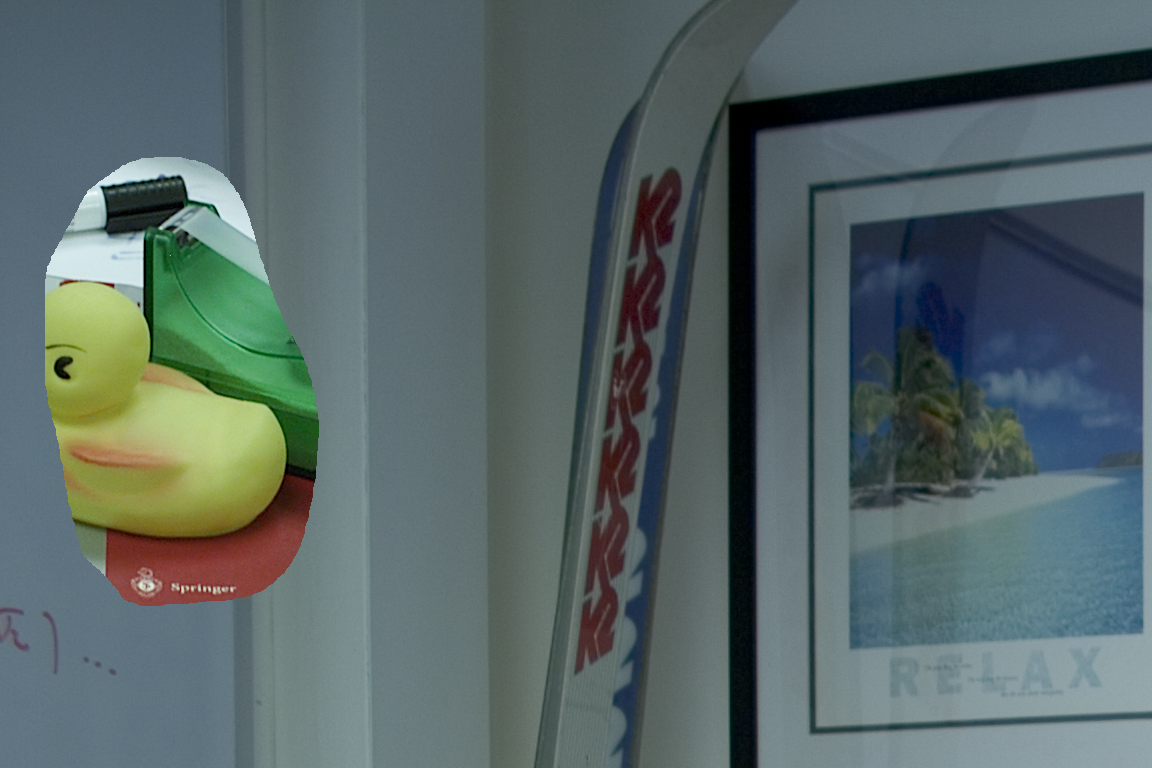
%> input picture matlab_toolbox/Algorithms/NOI2/demo.tif, 1152 x 768 px
$ octave demo.m   (GNU Octave 9; MATLAB toolbox functions it lacks are replaced by stand-ins)
%> lines starting %> are read from the running program, lines starting %| are printed output that depends on the picture; in (x1, y1, x2, y2) boxes, pixels count from 0 and x2, y2 are one past the last pixel; in counts of white or black regions, pixels touching at a corner belong together; the program's own positions count from 1
### matlab_toolbox/Util/CleanUpImage.m
function [ im_out ] = CleanUpImage( filename )
%> called with filename = 'demo.tif'
% This function serves as a replacement for imread(), covering many extreme
% cases that occasionally appear in real-world datasets. This includes images
% with other than three channels and uint16 images. These images are all
% converted to 3-channel uint8 images.

im=imread(filename);
%> im is the input picture: size 768x1152x3 uint8; mean R, G, B 88, 103.2, 103.1

if numel(size(im))>3
    im=im(:,:,:,1,1,1,1);
end

dots=strfind(filename,'.');
extension=filename(dots(end):end);

if strcmpi(extension,'.gif') && size(im,3)<3
    [im_gif,gif_map] =imread(filename);
    im_gif=im_gif(:,:,:,1);
    im=uint8(ind2rgb(im_gif,gif_map)*255);
end

if size(im,3)<3
    im(:,:,2)=im(:,:,1);
    im(:,:,3)=im(:,:,1);
end


if size(im,3)>3
    im=im(:,:,1:3);
end

if isa(im,'uint16')
    im=uint8(floor(double(im)/256));
end

im_out=im;

end

### matlab_toolbox/Algorithms/NOI2/GetNoiseMaps_hdd.m
function estV = GetNoiseMaps_hdd( im, filter_type, filter_size, block_rad )
%> called with filter_type = 'rand', filter_size = 4, block_rad = 8
    % Markos Zampoglou: This a variant version of the code, which calls
    % localNoiVarEstimate_hdd, a version in which intermediate data are
    % stored on disk

    im=double(rgb2ycbcr(im));
%> im: size 768x1152x3 double; mean of channels 1, 2, 3 100.7, 130.2, 121.3
    im=im(:,:,1);
%> im: size 768x1152 double

    flt = ones(filter_size,1);
    flt = flt*flt'/filter_size^2;
    noiIm = conv2(im,flt,'same');

    estV_tmp = localNoiVarEstimate_hdd(noiIm, filter_type, filter_size, block_rad);
    estV = imresize(single(estV_tmp),round(size(estV_tmp)/4),'method','box');

    estV(estV<=0.001)=single(mean(mean(mean(estV))));
end

### matlab_toolbox/Algorithms/NOI2/rnd2mtx.m
function [mtx] = rnd2mtx(n)
%> called with n = 4
% DCT2MTX: generating matrices corresponding to random orthnormal transform.
%
% [mtx] = rnd2mtx(N)
%
% input arguments:
%	N: size of 2D random basis (N x N)
%
% output arguments:
%	mtx: 3D matrices of dimension (NxNxN^2)
%       mtx(:,:,k) is the kth 2D DCT basis of support size N x N
%
% Xunyu Pan, Xing Zhang, Siwei Lyu -- 07/26/2012

% code from MATLAB dctmtx function
X = randn(n);
X = X - repmat(mean(X),n,1);
X = X./repmat(sqrt(sum(X.^2)),n,1);

mtx = zeros(n,n,n*n);
k = 1;
for i = 1:n
	for j = 1:n
		mtx(:,:,k) = X(:,i)*X(:,j)';
		k = k+1;
	end
end

return

### matlab_toolbox/Algorithms/NOI2/localNoiVarEstimate_hdd.m
function [V] = localNoiVarEstimate_hdd(noi,ft,fz,br)
    % Markos Zampoglou: this is a variant of the original
    % localNoiVarEstimate.m, aimed to be more memory-efficient. The
    % original has been renamed to localNoiVarEstimate_ram
    %
    % localNoiVarEstimate: local noise variance estimation using kurtosis
    %
    % [estVar] = localNoiVarEstimate(noisyIm,filter_type,filter_size,block_size)
    %
    % input arguments:
    %	noisyIm: input noisy image
    %	filter_type: the type of band-pass filter used
    %        supported types, "dct", "haar", "rand"
    %   filter_size: the size of the support of the filter
    %   block_rad: the size of the local blocks
    % output arguments:
    %	estVar: estimated local noise variance
    %
    % reference:
    %   X.Pan, X.Zhang and S.Lyu, Exposing Image Splicing with
    %   Inconsistent Local Noise Variances, IEEE International
    %   Conference on Computational Photography, Seattle, WA, 2012
    %
    % disclaimer:
    %	Please refer to the ReadMe.txt
    %
    % Xunyu Pan, Xing Zhang and Siwei Lyu -- 07/26/2012

    switch ft
        case 'dct',
            fltrs = dct2mtx(fz,'snake');
        case 'haar',
            fltrs = haar2mtx(fz);
        case 'rand',
            fltrs = rnd2mtx(fz);
        otherwise,
            error('unknown filter');
    end

    % decompose into channels
    ch = zeros([size(noi),fz*fz-1],'single');
    for k = 2:(fz*fz)
        ch(:,:,k-1) = conv2(noi,fltrs(:,:,k),'same');
    end

    % collect raw moments
    blksz = (2*br+1)*(2*br+1);
    mu1 = block_avg(ch,br,'mi');
    save([pwd filesep 'mu1.mat'],'mu1');
    clear mu1
    mu2 = block_avg(ch.^2,br,'mi');
    save([pwd filesep 'mu2.mat'],'mu2');
    clear mu2
    mu3 = block_avg(ch.^3,br,'mi');
    save([pwd filesep 'mu3.mat'],'mu3');
    mu4 = block_avg(ch.^4,br,'mi');

    load([pwd filesep 'mu3.mat']);
    load([pwd filesep 'mu1.mat']);
    if ~exist([pwd filesep 'mu3.mat'])
        disp('Missing 3')
        pause;
    end
    delete([pwd filesep 'mu1.mat']);
    delete([pwd filesep 'mu3.mat']);

    % [7 lines of commented-out code are left out]

    Factor34=mu4 - 4*mu1.*mu3;
    clear('mu4','mu3');

    load([pwd filesep 'mu2.mat']);
    delete([pwd filesep 'mu2.mat']);

    noiV = mu2 - mu1.^2;
    noiK = (Factor34 + 6*mu1.^2.*mu2 - 3*mu1.^4)./(noiV.^2)-3;
    noiK = max(0,noiK);


    % [5 lines of commented-out code are left out]

    a = mean(sqrt(noiK),3);
    b = mean(1./noiV,3);
    c = mean(1./noiV.^2,3);
    d = mean(sqrt(noiK)./noiV,3);
    e = mean(noiV,3);

    sqrtK = (a.*c - b.*d)./(c-b.*b);
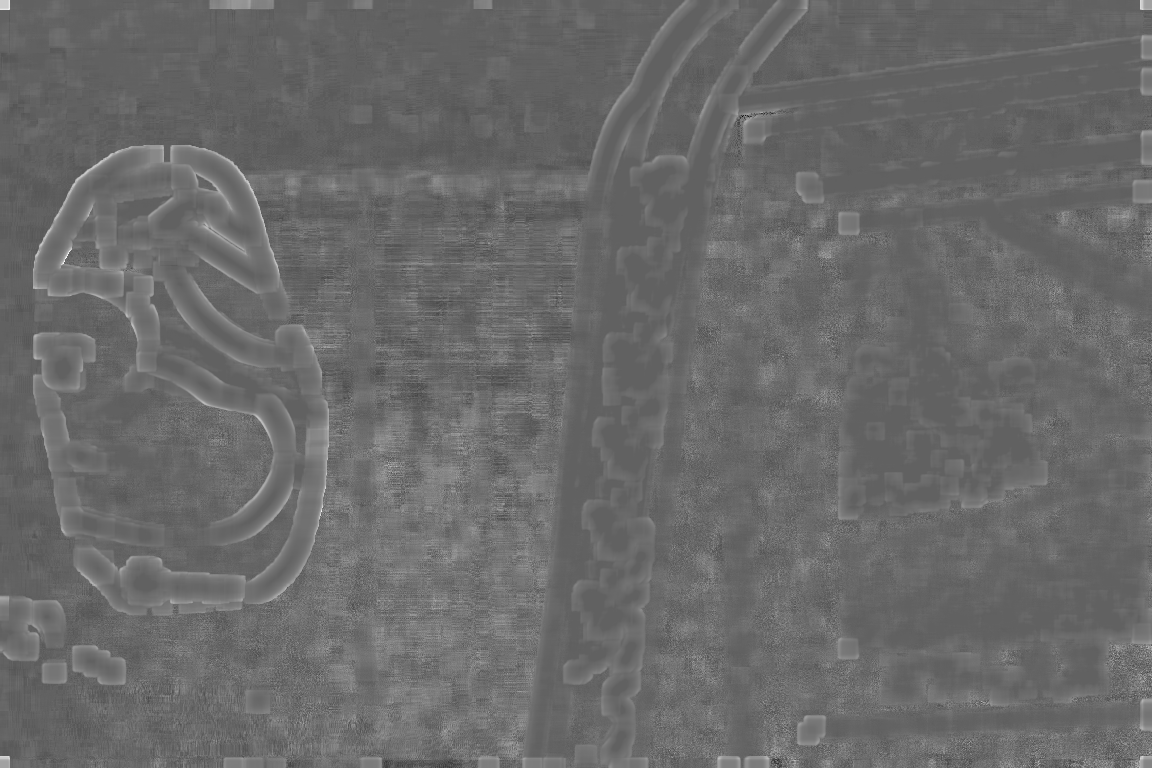
%> sqrtK: size 768x1152 single; min -11.03, max 17.69, mean 0.935; drawn with min black and max white

    V = single((1 - a./sqrtK)./b);
    idx = sqrtK<median(sqrtK(:));
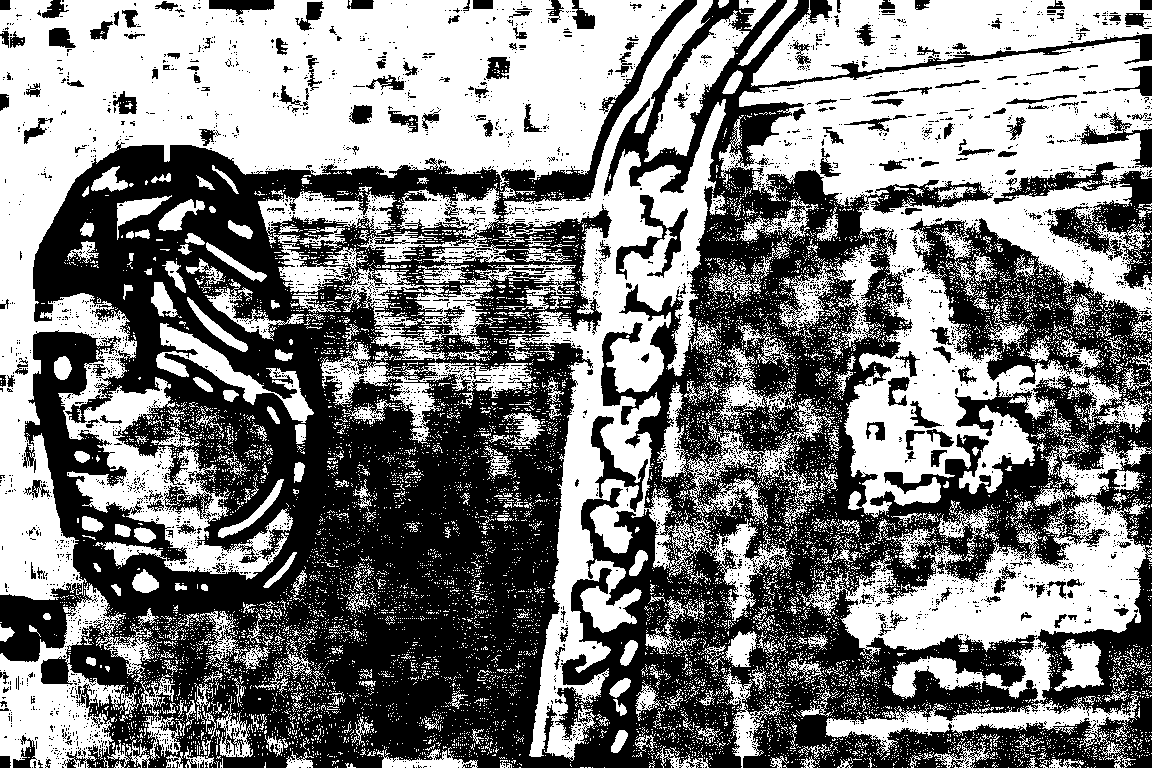
%> idx: size 768x1152 logical; 50% white; 11286 white regions (10856 under 20 px), largest, box (x1, y1, x2, y2) and area: (0, 0, 684, 600) 132065, (719, 39, 1152, 518) 83837, (357, 0, 793, 761) 53726
    V(idx) = 1./b(idx);
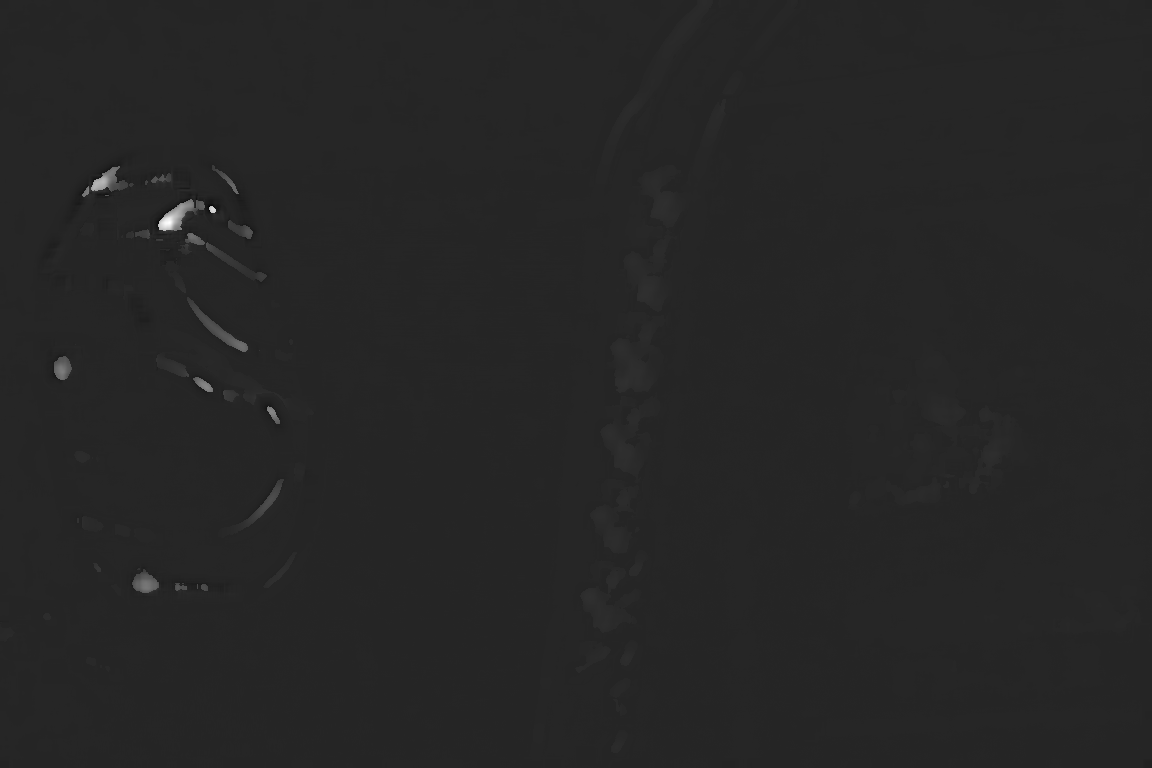
%> V: size 768x1152 single; min -6.89, max 39.44, mean 0.1; drawn with min black and max white
    idx = V<0;
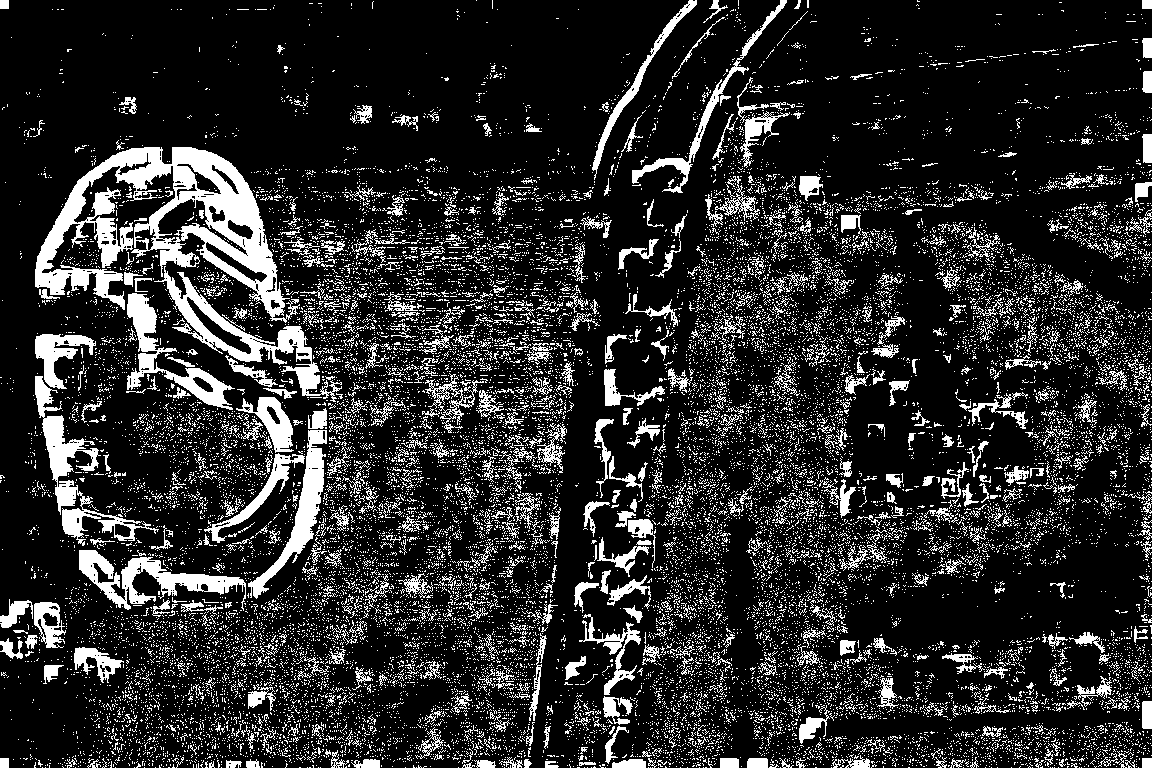
%> idx: size 768x1152 logical; 16.8% white; 22114 white regions (21392 under 20 px), largest, box (x1, y1, x2, y2) and area: (35, 147, 300, 323) 15736, (154, 266, 342, 402) 4119, (35, 376, 159, 546) 3815
    V(idx) = 1./b(idx);
%> V: size 768x1152 single; 16.82% of pixels changed, all inside (x1, y1, x2, y2) = (0, 0, 1152, 768)

    % [6 lines of commented-out code are left out]

    return

### matlab_toolbox/Algorithms/NOI2/block_avg.m
function [Y] = block_avg(X,d,pad)
% BLOCK_SUM: Compute the avg of elements for all overlapping dxd windows
%            in data X, where d = 2*rad+1.
%
% [bksum] = block_avg(X,rad)
%
% input arguments:
%	X: an [nx,ny,ns] array as a stack of ns images of size [nx,ny]
%	rad: radius of the sliding window, i.e., window size = (2*rad+1)*(2*rad+1)
%  pad: padding patterns:
%			'zero': padding with zeros (default)
%			'mirror': padding with mirrored boundary area
%
% output arguments:
%	bksum:sum of elements for all overlapping dxd windows
%
% Xunyu Pan, Xing Zhang and Siwei Lyu -- 07/26/2012

[nx,ny,ns] = size(X);

if d < 0 | d ~= floor(d) | d >= min(nx,ny)
	error('window size needs to be a positive integer');
	return
end
if ~exist('pad','var'), pad = 'zero'; end

wd = 2*d+1; % size of the sliding window

Y = zeros(nx+wd,ny+wd,ns,'single');
Y(d+2:nx+d+1,d+2:ny+d+1,:) = X;

% padding boundary
switch pad(1:2)
	case 'ze', % default do nothing
	case 'mi', % padding by mirroring
		% mirroring top
		Y(2:d+1,:,:) = Y(wd+1:-1:d+3,:,:);
		% mirroring bottom
		Y(nx+d+2:end,:,:) = Y(nx+d:-1:nx+1,:,:);
		% mirroring left
		Y(:,2:d+1,:) = Y(:,wd+1:-1:d+3,:);
		% mirroring right
		Y(:,ny+d+2:end,:) = Y(:,ny+d:-1:ny+1,:);
	otherwise,
		error('unknown padding pattern');
		return
end


% forming integral image
Y = cumsum(cumsum(Y,1),2);

% computing block sums
Y = Y(wd+1:end,wd+1:end,:)+Y(1:end-wd,1:end-wd,:) ...
    - Y(wd+1:end,1:end-wd,:)-Y(1:end-wd,wd+1:end,:);

Y = Y/(wd*wd);

% [5 lines of commented-out code are left out]

return

### matlab_toolbox/Algorithms/NOI2/analyze.m
function OutputMap = analyze( imPath )
    % the algorithm has very high memory requirements. This is the maximum
    % number of elements (M*N*3) in an image for which we use a RAM-based
    % implementation. Above that, we switch to a slower, HDD-based method
    % with lower memory requirements. Even then, it is highly likely that
    % the system memory may be insufficient.
    % The current value was used in our experiments on a 16GB RAM system.
    sizeThreshold=55*(2^5);

    filter_size = 4; % size of the pre-smoothing filters
    block_rad = 8; %size of sliding window -2 4 and 8 are all reasonable
    filter_type = 'rand'; %	the type of band-pass filter used
                         %  supported types, "dct", "haar", "rand"
    im=CleanUpImage(imPath);
    OutputMap = GetNoiseMaps(im, sizeThreshold, filter_type, filter_size, block_rad);
end

### matlab_toolbox/Algorithms/NOI2/GetNoiseMaps.m
function estV = GetNoiseMaps( im, sizeThreshold, filter_type, filter_size, block_rad )
    % Copyright (C) 2016 Markos Zampoglou
    % Information Technologies Institute, Centre for Research and Technology Hellas
    % 6th Km Harilaou-Thermis, Thessaloniki 57001, Greece
    %
    % This code implements the algorithm presented in:
    % Lyu, Siwei, Xunyu Pan, and Xing Zhang. "Exposing region splicing
    % forgeries with blind local noise estimation." International Journal
    % of Computer Vision 110, no. 2 (2014): 202-221.

    % Due to extremely high memory requirements,
    % especially for large images, this function detects large images and
    % runs a memory efficient version of the code, which stores
    % intermediate data to disk (GetNoiseMaps_hdd)

    if numel(im)>sizeThreshold
        disp('hdd-based');
        [ estV ] = GetNoiseMaps_hdd( im, filter_type, filter_size, block_rad );
%> in GetNoiseMaps_hdd, `estV(estV<=0.001)=single(mean(mean(mean(estV))));`: estV: size 192x288 single; min 0.00101, max 37.47, mean 0.2
    else
        disp('ram-based');
        [ estV ] = GetNoiseMaps_ram( im, filter_type, filter_size, block_rad );
    end
end

### matlab_toolbox/Algorithms/NOI2/demo.m
% The demo images is taken from the dataset used in:
% Fontani, Marco, Tiziano Bianchi, Alessia De Rosa, Alessandro Piva, and
% Mauro Barni. "A framework for decision fusion in image forensics based on
% Dempster–Shafer theory of evidence." Information Forensics and Security,
% IEEE Transactions on 8, no. 4 (2013): 593-607.
% Original image name: Forgery_final 11.jpg
% Dataset available at: http://clem.dii.unisi.it/~vipp/index.php/imagerepos
% itory/129-a-framework-for-decision-fusion-in-image-forensics-based-on-dem
% pster-shafer-theory-of-evidence
% and the Columbia Uncompressed Image Splicing Detection Evaluation Dataset
% Original image name: canonxt_kodakdcs330_sub_01
% http://www.ee.columbia.edu/ln/dvmm/downloads/authsplcuncmp/

clear all;
im='demo.tif';
OutputMap = analyze(im);
imagesc(OutputMap);
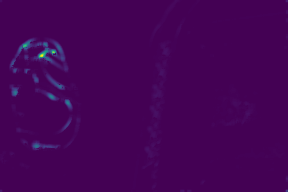
%> displayed picture: size 192x288x3, on the screen's scale of 0 to 255; mean R, G, B 68.1, 2.8, 85.5
